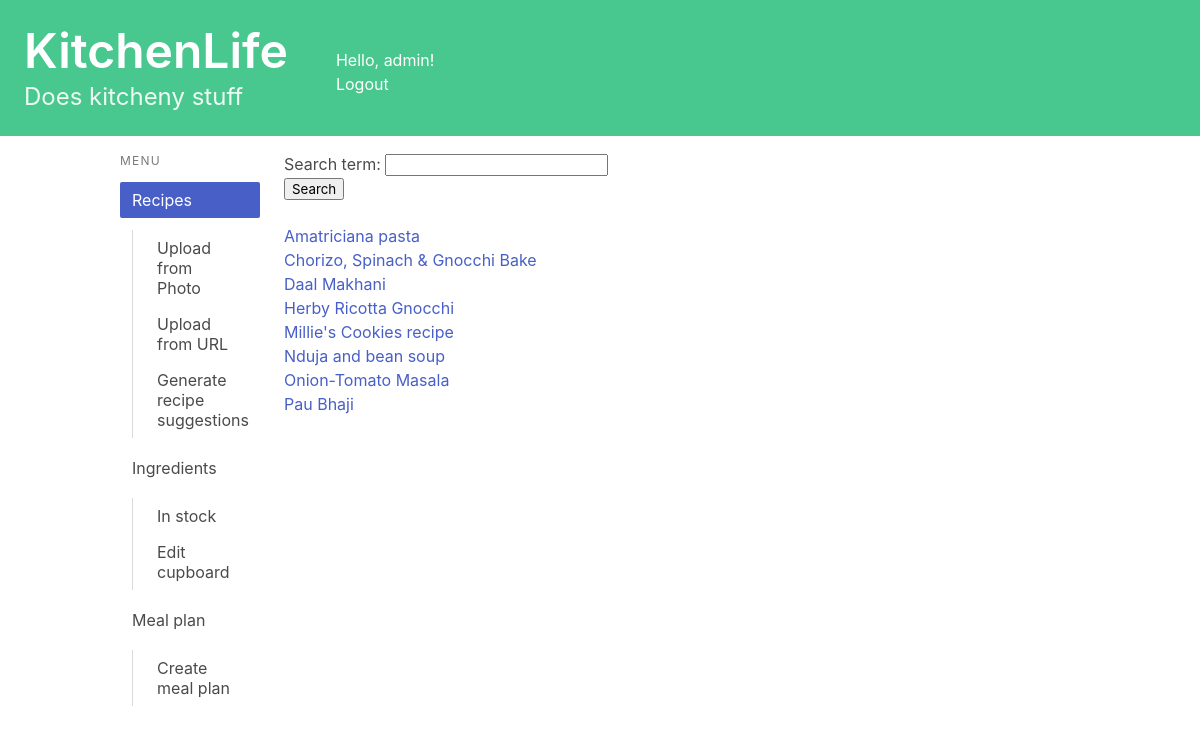
The page /recipes/ (signed in) on the database as committed earlier.
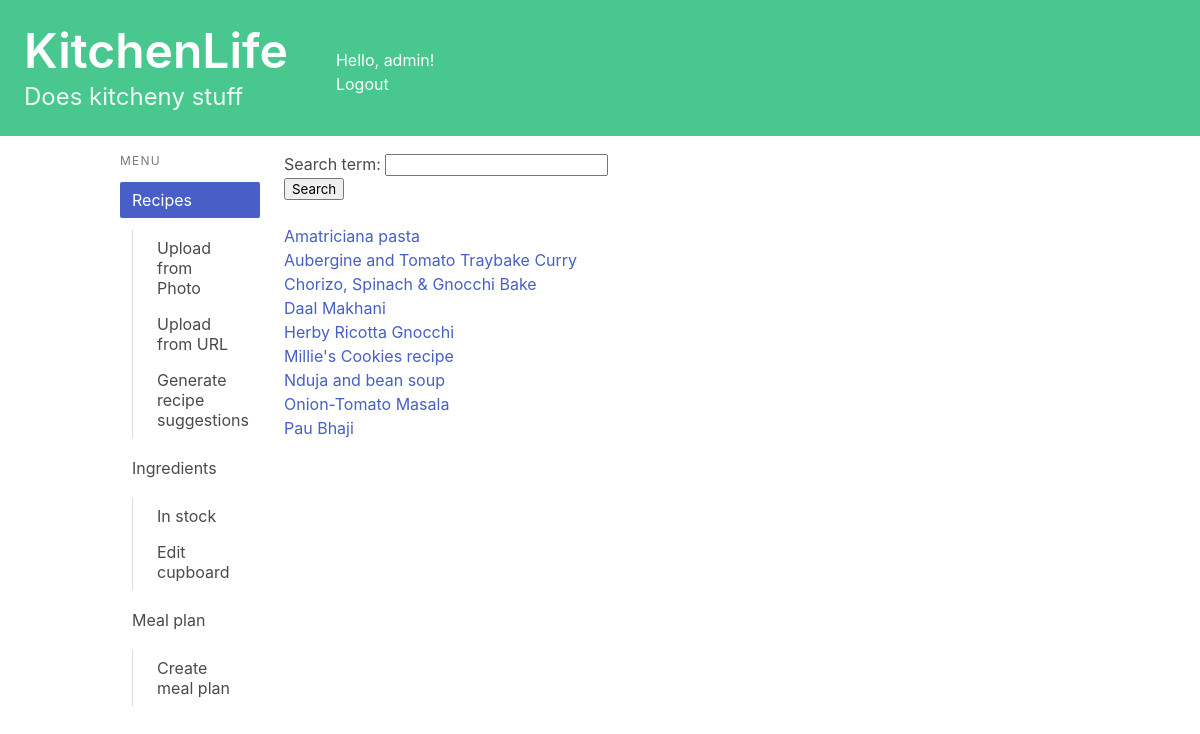
The same page on the database as committed later.
### recipes/models.py (models this page shows, shortened)
class Recipe(models.Model):
    name = models.CharField(max_length=200)
    method = models.TextField(max_length=5000, null = True, blank = True)
    ingredients_string = models.TextField(max_length=1000, null = True, blank = True)#Plain text of ingredients
    simplified_ingredients = models.TextField(max_length=1000, null = True, blank = True)#Ingredients data
    uses_ingredient = models.ManyToManyField(Ingredient, related_name="ingredient_uses")
    book = models.CharField(max_length=200, null = True, blank = True)
    page = models.CharField(max_length=5, null = True, blank = True)
    serves = models.CharField(max_length=5, null = True, blank = True)
    description = models.TextField(max_length=500, null = True, blank = True)
    url = models.URLField(null = True, blank = True)
    jumbled_input = models.TextField(max_length=8000, null = True, blank = True)
    owner = models.ForeignKey(User, on_delete=models.CASCADE, blank=True, null=True)
    from_photo = models.BooleanField(default=False)

### recipes/views.py (the view)
# urls.py: path('', views.index, name='index'),
@login_required
def index(request):
    if request.method == 'POST':
        form = SearchForm(request.POST)
        if form.is_valid():
            filtered_recipe = form.cleaned_data['search_term']
            recipe_list = Recipe.objects.filter(name__contains=filtered_recipe, owner=request.user).order_by("name")
    else:
        form = SearchForm()
        recipe_list = Recipe.objects.filter(owner=request.user).order_by("name")
        if not recipe_list:
            print("hi")
    context = {'recipe_list': recipe_list, 'form': form}
    return render(request, 'recipes/index.html', context)

### recipes/forms.py
class SearchForm(forms.Form):
    search_term = forms.CharField(max_length=50)

### recipes/templatetags/is_active.py (called while the page is built)
@register.simple_tag
def is_active(request, url):
    if reverse(url) == request.path:
        return "is-active"
    return ""

### recipes/templates/recipes/index.html (shortened to what this page needs)
{% extends 'base.html' %}
{% block content %}
<ul>
<form method="post">
     {{ form.as_p }}
    <button type="submit">Search</button>
</form>
<br>
{% if recipe_list %}
    {% for recipe in recipe_list %}
    <li><a href="{% url 'recipes:detail' recipe.id %}">{{ recipe.name }}</a></li>
    {% endfor %}
{% else %}
    <p>No recipes are available.</p>
{% endif %}
</ul>
{% endblock content %}

Rows that differ between the two databases and show on the page:
added Recipe: name "Aubergine and Tomato Traybake Curry"
